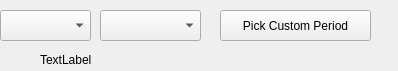
<?xml version="1.0" encoding="UTF-8"?>
<ui version="4.0">
 <class>PickPeriodWidget</class>
 <widget class="QWidget" name="PickPeriodWidget">
  <property name="geometry">
   <rect>
    <x>0</x>
    <y>0</y>
    <width>398</width>
    <height>71</height>
   </rect>
  </property>
  <property name="windowTitle">
   <string>Form</string>
  </property>
  <widget class="QPushButton" name="btnPickPeriod">
   <property name="geometry">
    <rect>
     <x>220</x>
     <y>10</y>
     <width>151</width>
     <height>31</height>
    </rect>
   </property>
   <property name="text">
    <string>Pick Custom Period</string>
   </property>
  </widget>
  <widget class="QComboBox" name="cbxMonth">
   <property name="geometry">
    <rect>
     <x>100</x>
     <y>10</y>
     <width>101</width>
     <height>31</height>
    </rect>
   </property>
  </widget>
  <widget class="QComboBox" name="cbxYear">
   <property name="geometry">
    <rect>
     <x>0</x>
     <y>10</y>
     <width>91</width>
     <height>31</height>
    </rect>
   </property>
  </widget>
  <widget class="QLabel" name="labelSelectionHint">
   <property name="geometry">
    <rect>
     <x>40</x>
     <y>50</y>
     <width>251</width>
     <height>20</height>
    </rect>
   </property>
   <property name="text">
    <string>TextLabel</string>
   </property>
  </widget>
 </widget>
 <resources/>
 <connections/>
</ui>
